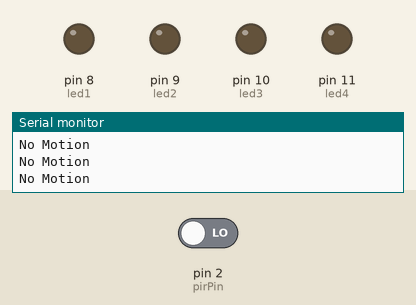
Bench run of a sketch on a simulated Arduino Uno, built with avr-gcc and run on an emulated ATmega328P. On the bench: output pins drawn as LEDs (lit = HIGH), the last lines printed to the serial monitor. The inputs (shaded band) are chosen by the test bench; at power-on: pin 2 (pirPin) LOW.

Above: at 1.2 s.
1.3 s: pin 2 (pirPin) driven HIGH
At 2.2 s:
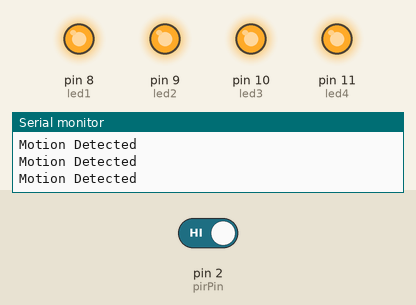
2.8 s: pin 2 (pirPin) driven LOW
At 3.4 s:
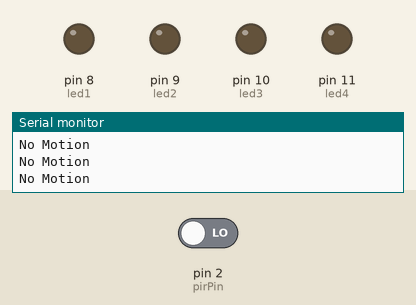
Timing chart, 0 to 5.8 s (numbered marks = the images above; inputs shaded):
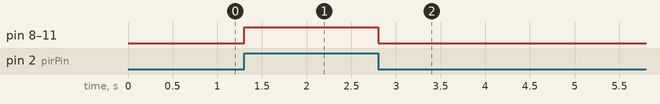

Measured:
- after the input at 1.3 s, pin 8 (led1), pin 9 (led2), pin 10 (led3), pin 11 (led4): LOW → HIGH at once
- after the input at 2.8 s, pin 8 (led1), pin 9 (led2), pin 10 (led3), pin 11 (led4): HIGH → LOW at once

The sketch:

code.ino
```cpp
int pirPin = 2;
int led1 = 8;
int led2 = 9;
int led3 = 10;
int led4 = 11;
void setup()
{
 pinMode(pirPin, INPUT);
 pinMode(led1, OUTPUT);
 pinMode(led2, OUTPUT);
 pinMode(led3, OUTPUT);
 pinMode(led4, OUTPUT);
 Serial.begin(9600);
}
void loop()
{
 int motion = digitalRead(pirPin);
 if (motion == HIGH)
 {
 digitalWrite(led1, HIGH);
 digitalWrite(led2, HIGH);
 digitalWrite(led3, HIGH);
 digitalWrite(led4, HIGH);
 Serial.println("Motion Detected");
 }
 else
 {
 digitalWrite(led1, LOW);
 digitalWrite(led2, LOW);
 digitalWrite(led3, LOW);
 digitalWrite(led4, LOW);
 Serial.println("No Motion");
 }
 delay(100);
}
```
